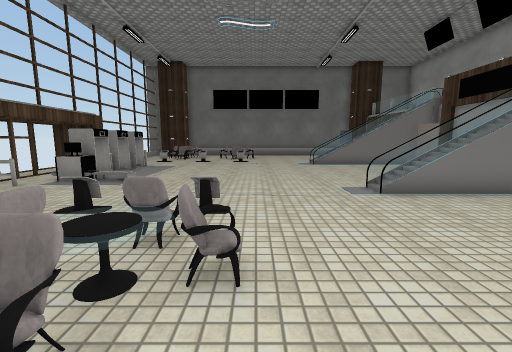
[1] (above)

15 first-person views from a walk through a scene from a Unity 3-D project. The camera is 1.4 m above the floor, tilts 8° down and sees 90° across. Doors are open. The floor is counted in squares, 1 m on a side. Each view is taken from the middle of a square. On the plan, view 1 faces up. The plan holds only what a view shows up to about 13 squares ahead; the rest is blank. Some surface patterns are stand-ins.

[2]
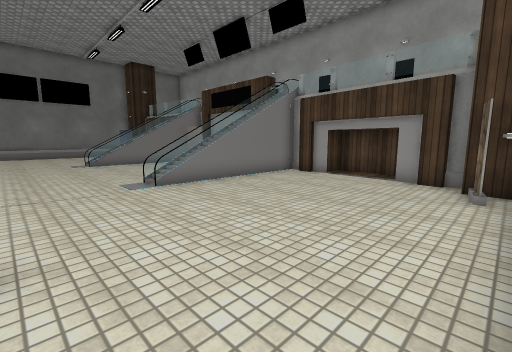

[3]
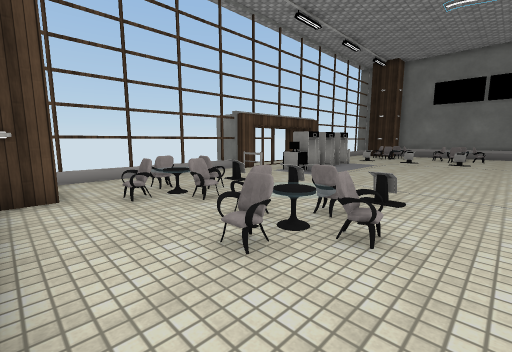

[4]
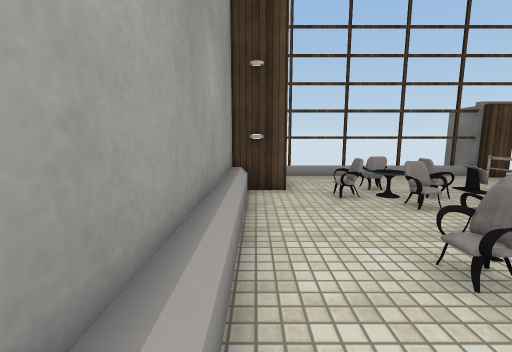

[5]
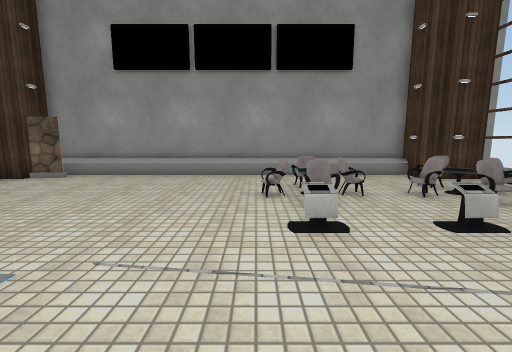

[6]
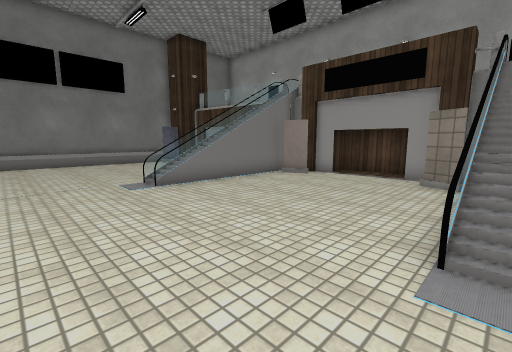

[7]
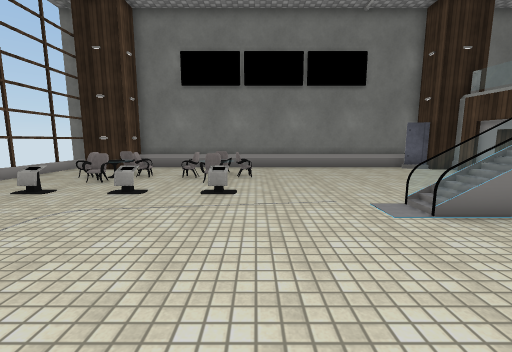

[8]
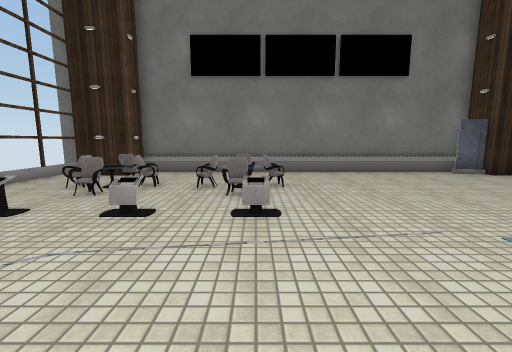

[9]
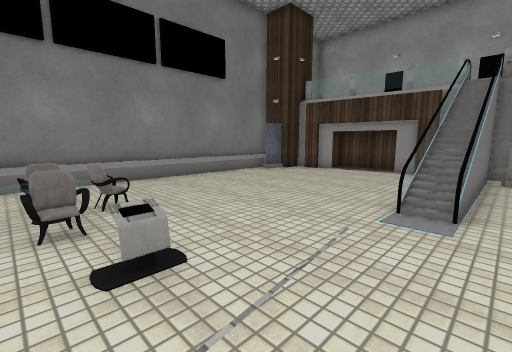

[10]
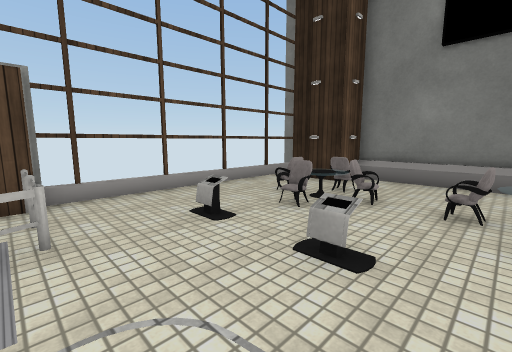

[11]
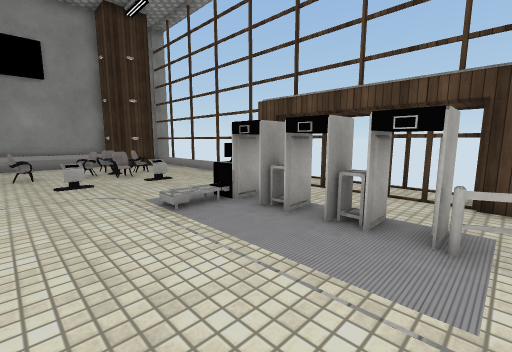

[12]
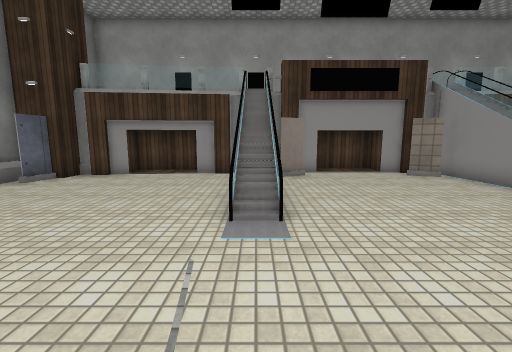

[13]
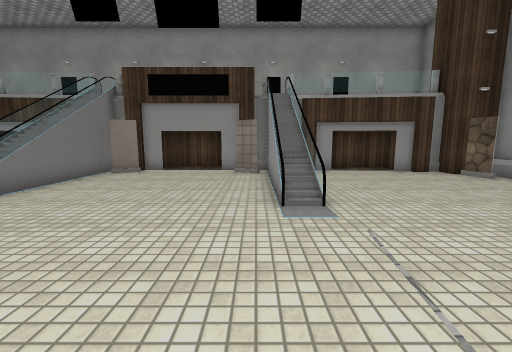

[14]
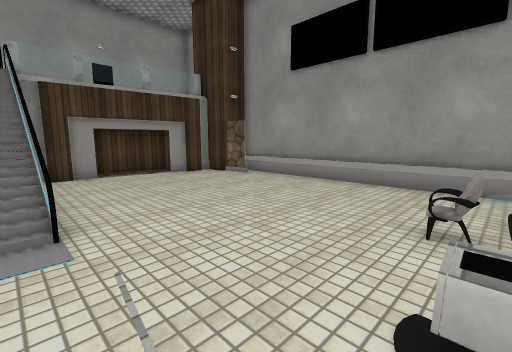

[15]
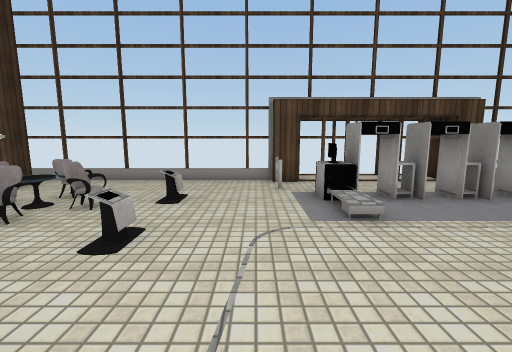

### Floor plan
Key: @ floor where view 1 was taken; # wall or solid block; . floor; / step, stairs or slope; D open door; = window, fence, low wall or low ledge; v drop or lower ground; O other object.
Columns run from 9 left of view 1 to 11 right of it. Each row starts with its distance up from view 1.
 24    ###############
 23    #////////////###
 22 ####..............##
 21  ...O...O.........##
 20  ..OOOOOvO.........D
 19  ..OO.OOO..........D
 18  ..................D
 17  ..=.==.=..........#
 16  ..................##
 15  ...........=#=####=
 14 #===..............##
 13 ####..............##
 12   ##...............D#
 11    #...............D#
 10   ##...............D
  9 ####O.............##
  8 #==...............##
  7  ...........=#=#####
  6  ..................##
  5  ..=.==.=..........##
  4  ...=...=..........D
  3  ..OOO.OO..........D
  2  ..OOOOOO..........D
  1  ..OO...O.........##
  0 ####.....@........##
 -1    #////////////###
 -2    ###############

Where each view was taken, in squares from view 1:
view 1: 0 up, 0 right, facing up
view 2: 1 down, 0 right, facing up-right
view 3: 1 down, 1 right, facing up-left
view 4: 1 down, 1 right, facing left
view 5: 9 up, 0 right, facing down
view 6: 7 up, 0 right, facing up-right
view 7: 10 up, 0 right, facing up
view 8: 12 up, 1 left, facing up
view 9: 14 up, 2 left, facing up-right
view 10: 14 up, 2 left, facing up-left
view 11: 14 up, 2 left, facing down-left
view 12: 15 up, 1 left, facing right
view 13: 8 up, 2 left, facing right
view 14: 7 up, 1 left, facing down-right
view 15: 7 up, 0 right, facing left
